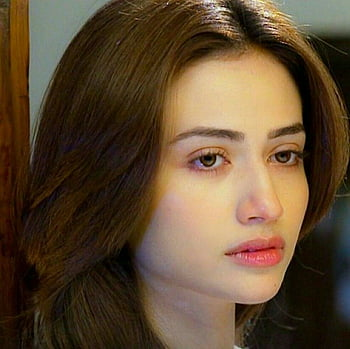
#> input picture Images/Sana.jpg, 350 x 349 px, found by its file name
$ jupyter execute '11_Image Scaling, Rotating using OpenCV.ipynb'
#> lines starting #> are read from the running program, lines starting #| are printed output that depends on the picture
**11_Image Scaling, Rotating using OpenCV**

[cell 1]
import cv2
import numpy as np

[cell 2]
##Resize Image
img = cv2.imread(r"C:\Users\hp\Documents\jupyter\OpenCV by WsCube Tech\Images\Sana.jpg")
#> img is the input picture: shape (349, 350, 3); mean B, G, R 51.1, 74.5, 95.4

img = cv2.resize(img, (500,600))
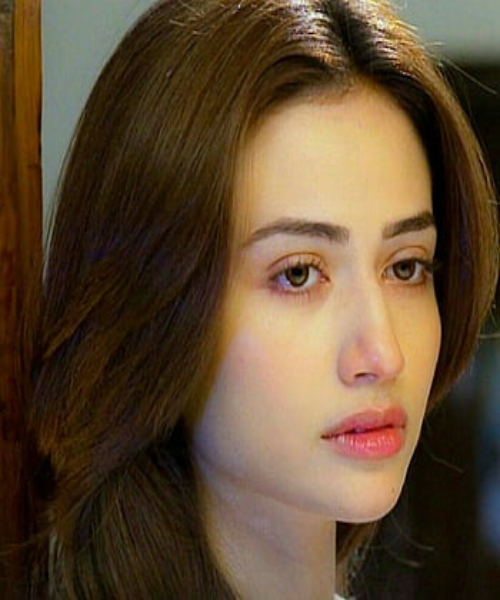
#> img: shape (600, 500, 3); mean B, G, R 51, 74.4, 95.3

cv2.imshow("F1", img)
cv2.waitKey(0)
cv2.destroyAllWindows()

[cell 3]
##Rotate Image
img = cv2.imread(r"C:\Users\hp\Documents\jupyter\OpenCV by WsCube Tech\Images\Sana.jpg")
img = cv2.resize(img, (500,500))
#> img: shape (500, 500, 3)
w = img.shape[0]  # shows width matrix
#> w = 500
h = img.shape[1]  # shows height matrix
#> h = 500

m = cv2.getRotationMatrix2D((w/2,h/2),180,1)  # (center, angle, scale)
new_img = cv2.warpAffine(img, m, (w,h)) ## Combine matrix for before and after rotation
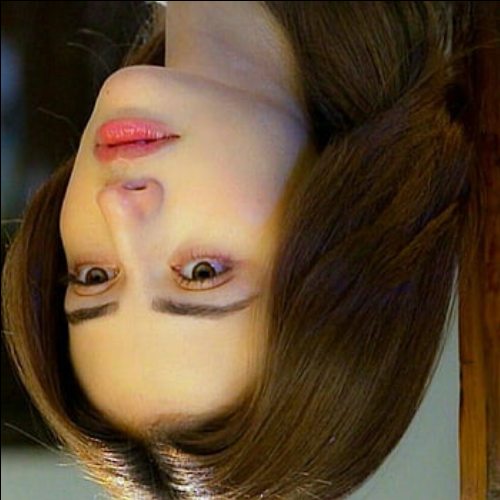
#> new_img: shape (500, 500, 3); mean B, G, R 50.8, 74.1, 94.9

h = np.hstack((img, new_img))
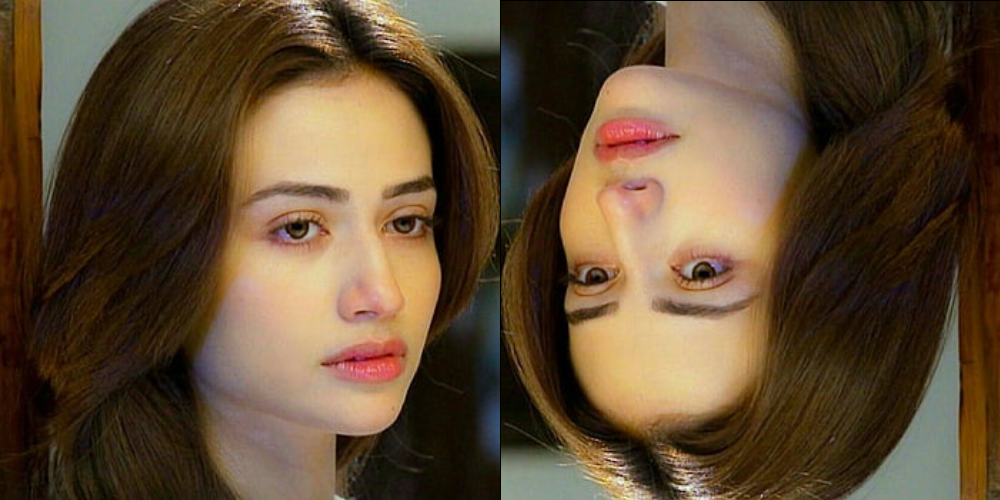
#> h: shape (500, 1000, 3); mean B, G, R 50.9, 74.2, 95.1

cv2.imshow("F1", h)
cv2.waitKey(0)
cv2.destroyAllWindows()
